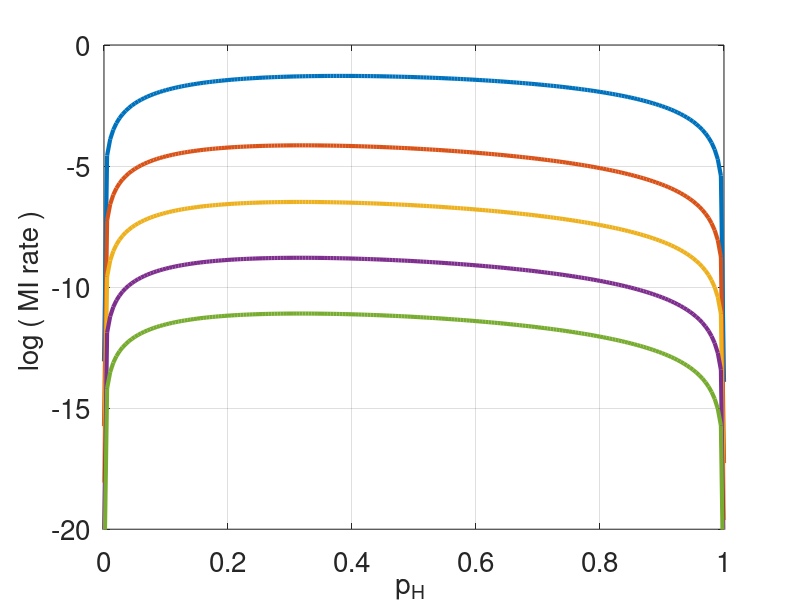
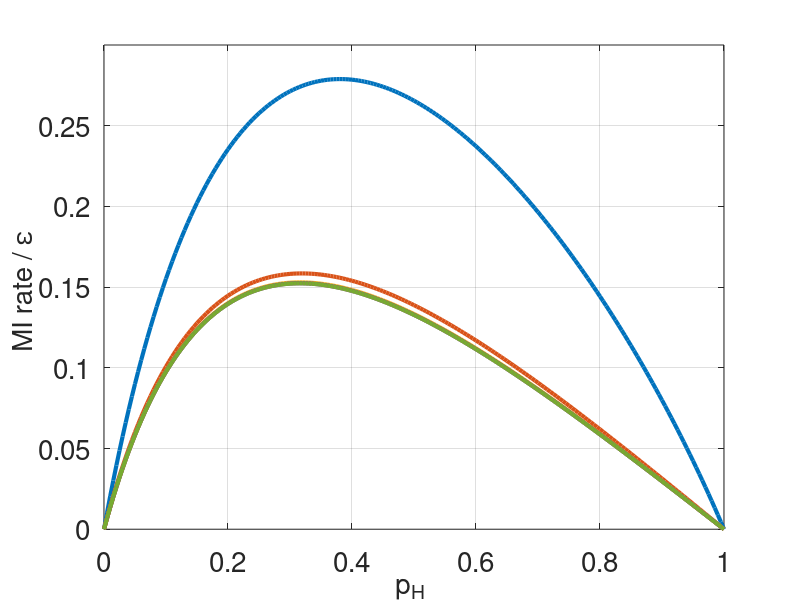

The MATLAB script that drew these images, in order:
% Behavior of information rate for 2-state input, 2-state output Markov
% channel as we decrease the time step. The idea is that the
% binding/unbinding rates per time step are proportional to dt.  

%% function definitions
abar=@(alo,ahi,x)(1 - x).*alo + x.*ahi;
H=@(p)p.*log2(1./p)+(1-p).*log2(1./(1 - p));
MIrate=@(alo,ahi,b,x,epsilon)...
    (H(abar(alo.*epsilon,ahi.*epsilon,x))...
    -(x.*H(ahi.*epsilon)+(1-x).*H(alo.*epsilon)))...
    ./...
    (1+(abar(alo.*epsilon,ahi.*epsilon,x)./(b*epsilon)));

MIratescaled=@(alo,ahi,b,x,epsilon)...
    (1./epsilon).* ...
    ((H(abar(alo.*epsilon,ahi.*epsilon,x))...
    - (x.*H(ahi.*epsilon)+(1-x).*H(alo.*epsilon)))...
    ./...
    (1+(abar(alo.*epsilon,ahi.*epsilon,x)./(b*epsilon))));

xplot=linspace(1e-6,1-1e-6,201);

%% first plot (unscaled)
figure
for epsilon=10.^(0:-1:-4)
    plot(xplot,log(MIrate(.1,.9,.5,xplot,epsilon)),'LineWidth',3)
    hold on
end
grid on
axis([0 1 -20 0])
set(gca,'FontSize',20)
xlabel('p_H ','FontSize',20)
ylabel('log ( MI rate ) ','FontSize',20)
shg

print -dpdf Capacity2StateMarkov-scaling-time-p1p9p5.pdf
    
%% second plot (scaled)

figure
for epsilon=10.^(0:-1:-4)
    plot(xplot,MIratescaled(.1,.9,.5,xplot,epsilon),'LineWidth',3)
    hold on
end
grid on
axis([0 1 0 .3])
set(gca,'FontSize',20)
xlabel('p_H ','FontSize',20)
ylabel('MI rate / \epsilon ','FontSize',20)
shg
print -dpdf Capacity2StateMarkov-scaling-time-p1p9p5-scaled.pdf